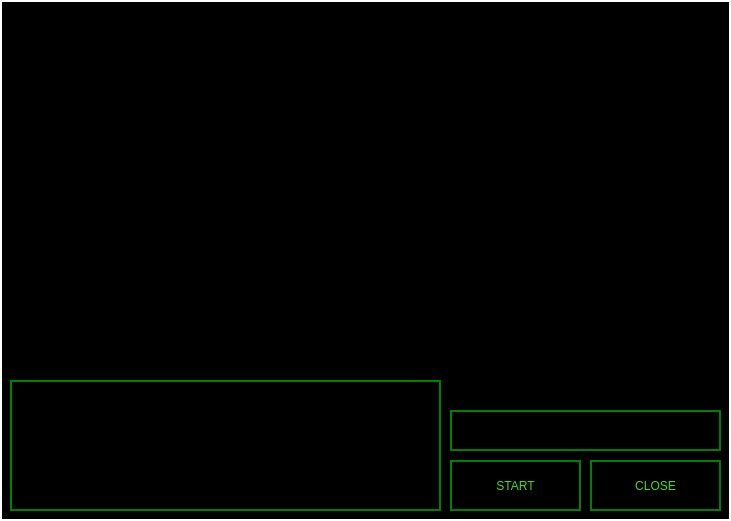
<?xml version="1.0" encoding="UTF-8"?>
<ui version="4.0">
 <class>MainWindow</class>
 <widget class="QMainWindow" name="MainWindow">
  <property name="geometry">
   <rect>
    <x>0</x>
    <y>0</y>
    <width>731</width>
    <height>521</height>
   </rect>
  </property>
  <property name="windowTitle">
   <string>MainWindow</string>
  </property>
  <widget class="QWidget" name="centralwidget">
   <widget class="QLabel" name="bg">
    <property name="geometry">
     <rect>
      <x>0</x>
      <y>-10</y>
      <width>751</width>
      <height>551</height>
     </rect>
    </property>
    <property name="styleSheet">
     <string notr="true">background-color: rgb(0, 0, 0);</string>
    </property>
    <property name="text">
     <string/>
    </property>
   </widget>
   <widget class="QLabel" name="bg_border">
    <property name="geometry">
     <rect>
      <x>0</x>
      <y>0</y>
      <width>731</width>
      <height>521</height>
     </rect>
    </property>
    <property name="styleSheet">
     <string notr="true">color: rgb(0, 0, 0);
background-color: rgb(0, 0, 0);
border : 2px Solid White
</string>
    </property>
    <property name="text">
     <string/>
    </property>
   </widget>
   <widget class="QPushButton" name="pushButton">
    <property name="geometry">
     <rect>
      <x>450</x>
      <y>460</y>
      <width>131</width>
      <height>51</height>
     </rect>
    </property>
    <property name="styleSheet">
     <string notr="true">background-color: rgb(0, 0, 0);
font: 18pt &quot;MS Shell Dlg 2&quot;;
color: rgb(76, 223, 13);
border : 2px Solid Green</string>
    </property>
    <property name="text">
     <string>START</string>
    </property>
   </widget>
   <widget class="QPushButton" name="pushButton_2">
    <property name="geometry">
     <rect>
      <x>590</x>
      <y>460</y>
      <width>131</width>
      <height>51</height>
     </rect>
    </property>
    <property name="styleSheet">
     <string notr="true">background-color: rgb(0, 0, 0);
font: 18pt &quot;MS Shell Dlg 2&quot;;
color: rgb(76, 223, 13);
border : 2px Solid Green</string>
    </property>
    <property name="text">
     <string>CLOSE</string>
    </property>
   </widget>
   <widget class="QLabel" name="gif">
    <property name="geometry">
     <rect>
      <x>80</x>
      <y>-20</y>
      <width>571</width>
      <height>391</height>
     </rect>
    </property>
    <property name="styleSheet">
     <string notr="true"/>
    </property>
    <property name="text">
     <string/>
    </property>
    <property name="pixmap">
     <pixmap>DataBase/Gui/VoiceReg/Siri_1.gif</pixmap>
    </property>
    <property name="scaledContents">
     <bool>true</bool>
    </property>
   </widget>
   <widget class="QLabel" name="terminal">
    <property name="geometry">
     <rect>
      <x>10</x>
      <y>380</y>
      <width>431</width>
      <height>131</height>
     </rect>
    </property>
    <property name="styleSheet">
     <string notr="true">border-color: rgb(36, 191, 54);
border : 2px Solid Green</string>
    </property>
    <property name="text">
     <string/>
    </property>
   </widget>
   <widget class="QTextBrowser" name="textBrowser">
    <property name="geometry">
     <rect>
      <x>450</x>
      <y>410</y>
      <width>271</width>
      <height>41</height>
     </rect>
    </property>
    <property name="styleSheet">
     <string notr="true">background-color: rgb(0, 0, 0);

color: rgb(0, 200, 0);
font: 18pt &quot;MS Shell Dlg 2&quot;;


border : 2px Solid Green</string>
    </property>
    <property name="html">
     <string>&lt;!DOCTYPE HTML PUBLIC &quot;-//W3C//DTD HTML 4.0//EN&quot; &quot;http://www.w3.org/TR/REC-html40/strict.dtd&quot;&gt;
&lt;html&gt;&lt;head&gt;&lt;meta name=&quot;qrichtext&quot; content=&quot;1&quot; /&gt;&lt;style type=&quot;text/css&quot;&gt;
p, li { white-space: pre-wrap; }
&lt;/style&gt;&lt;/head&gt;&lt;body style=&quot; font-family:'MS Shell Dlg 2'; font-size:18pt; font-weight:400; font-style:normal;&quot;&gt;
&lt;p style=&quot;-qt-paragraph-type:empty; margin-top:0px; margin-bottom:0px; margin-left:0px; margin-right:0px; -qt-block-indent:0; text-indent:0px;&quot;&gt;&lt;br /&gt;&lt;/p&gt;&lt;/body&gt;&lt;/html&gt;</string>
    </property>
   </widget>
  </widget>
 </widget>
 <resources/>
 <connections/>
</ui>
